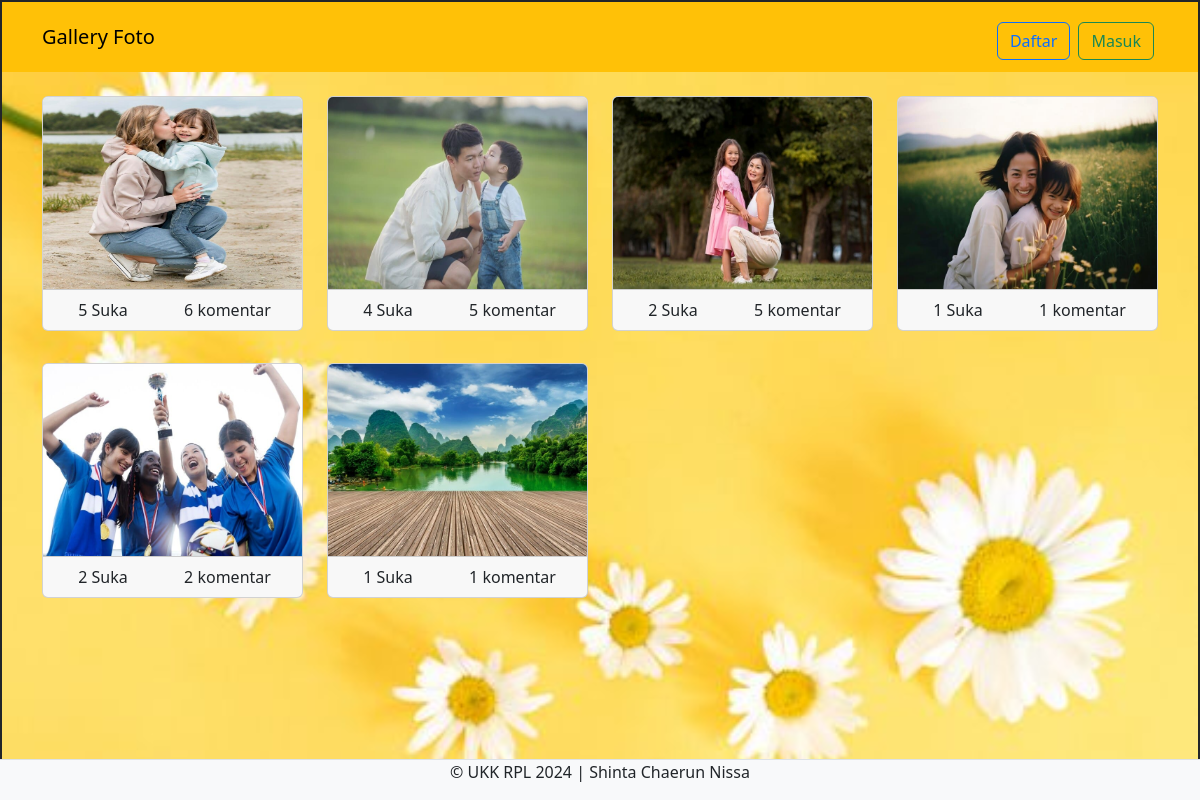
Page /ukk_shintacn/index.php on the committed database.
### tables this page shows
CREATE TABLE `foto` (
  `fotoid` int(11) NOT NULL,
  `judulfoto` varchar(255) NOT NULL,
  `deskripsifoto` text NOT NULL,
  `tanggalunggah` date NOT NULL,
  `lokasifile` varchar(255) NOT NULL,
  `userid` int(11) NOT NULL
);

### ukk_shintacn/index.php (the view, shortened to what this page needs)
<?php
include './config/koneksi.php';
?>
<!DOCTYPE html>
<html lang="en">
<head>
    <link rel="stylesheet" type="text/css" href="assets/css/bootstrap.min.css">
</head>
<body>
<nav class="navbar navbar-expand-lg bg-warning">
  <div class="container">
    <a class="navbar-brand" href="index.php">Gallery Foto</a>
    <div class="collapse navbar-collapse mt-2" id="navbarNav">
        <a href="register.php" class="btn btn-outline-primary m-1">Daftar</a>
        <a href="login.php" class="btn btn-outline-success m-1">Masuk</a>
    </div>
  </div>
</nav>
<div class="container" mt-2>
  <div class="row">
    <?php
  $query = mysqli_query($koneksi, "SELECT * FROM foto INNER JOIN user ON foto.userid=user.userid");
while($data = mysqli_fetch_array($query)){
    ?>
    <div class="col-md-3">
    <a type="button" data-bs-toggle="modal" data-bs-target="#komentar<?php echo $data['fotoid'] ?>">
            <div class="card mb-2">
                <img src="./assets/img/<?php echo $data['lokasifile'] ?>" class="card-img-top" title="<?php echo $data['judulfoto'] ?>" style="height: 12rem;">
                <div class="card-footer text-center">
                    <?php
                    $fotoid = $data['fotoid'];
                    if (mysqli_num_rows($ceksuka) == 1) { ?>
                    <?php }
                    $like = mysqli_query($koneksi, "SELECT * FROM like_foto WHERE fotoid='$fotoid'");
                    echo mysqli_num_rows($like). ' Suka';
                    ?>
                    <?php
                    $jmlkomen = mysqli_query($koneksi, "SELECT * FROM komentar_foto WHERE fotoid='$fotoid'");
                    echo mysqli_num_rows($jmlkomen).' komentar';
                    ?>
                </div>
            </div>
            </a>
        </div>
        <?php } ?>
  </div>
</div>
<footer class="d-flex justify-content-center border-top mt-3 bg-light fixed-bottom">
    <p>&copy; UKK RPL 2024 |  Shinta Chaerun Nissa</p>
</footer>
</body>
</html>

### ukk_shintacn/index.php (style rules this page uses)
* { margin:0; padding:0; box-sizing: border-box; }
body { width: 100%; height: 100vh; background-image: url(bg3.jpg); background-size: 100%; border: 2px solid; }

### rows in the picture
foto: lokasifile (picture), mysqli_num_rows($like) "5", mysqli_num_rows($jmlkomen) "6"
foto: lokasifile (picture), mysqli_num_rows($like) "4", mysqli_num_rows($jmlkomen) "5"
foto: lokasifile (picture), mysqli_num_rows($like) "2", mysqli_num_rows($jmlkomen) "5"
foto: lokasifile (picture), mysqli_num_rows($like) "1", mysqli_num_rows($jmlkomen) "1"
foto: lokasifile (picture), mysqli_num_rows($like) "2", mysqli_num_rows($jmlkomen) "2"
foto: lokasifile (picture), mysqli_num_rows($like) "1", mysqli_num_rows($jmlkomen) "1"
